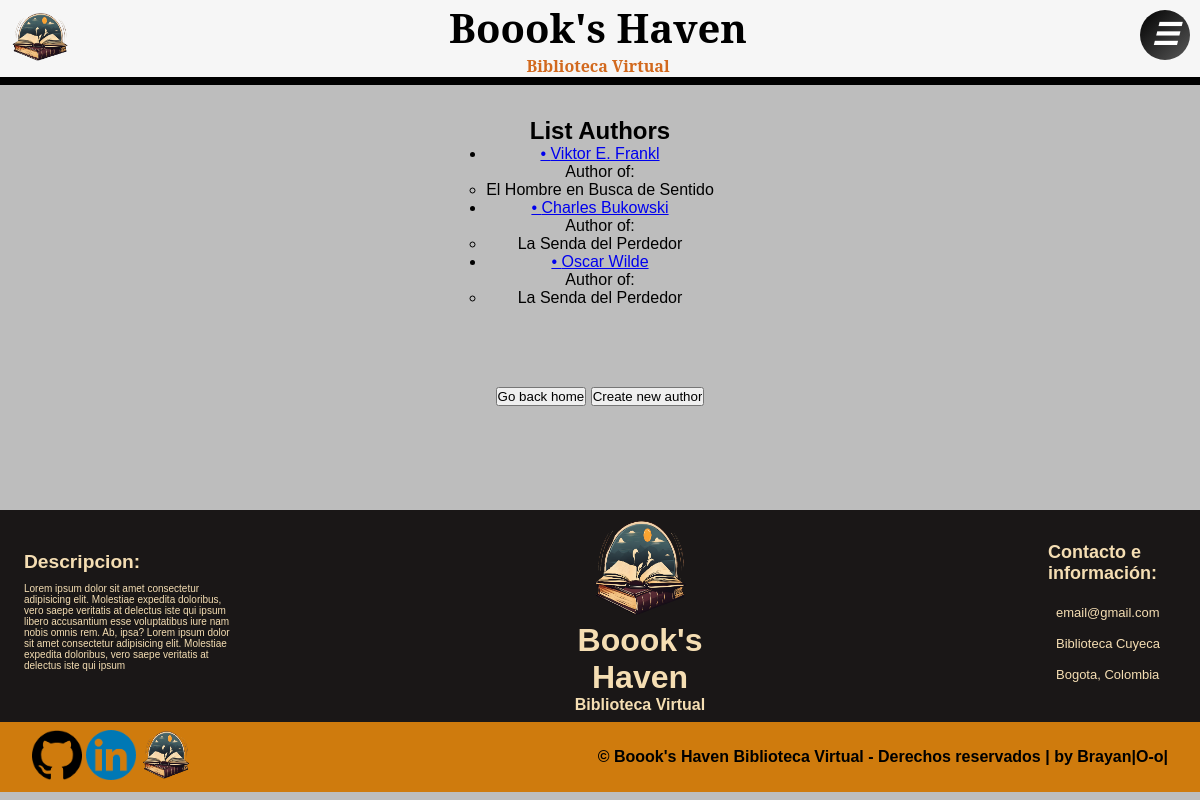
The page /library/author/ on the database as committed earlier.
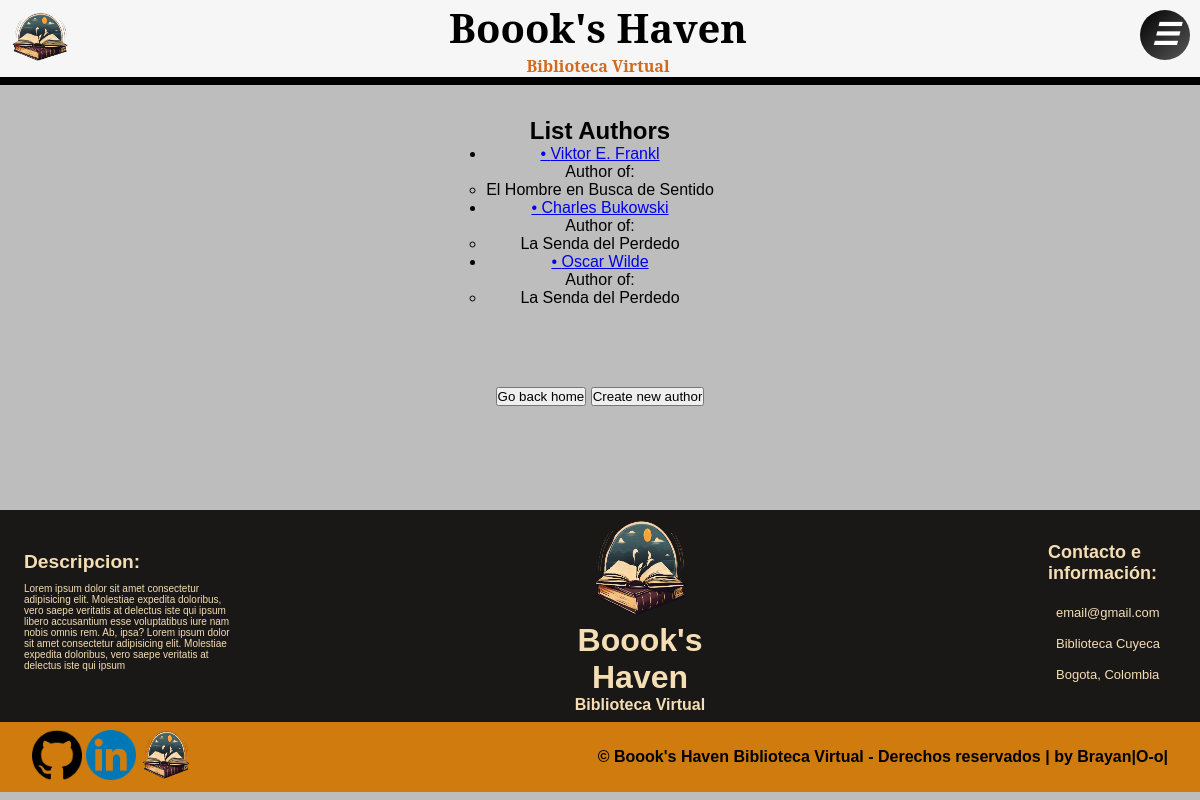
The same page on the database as committed later.
### library/models/book.py (models this page shows, shortened)
class Book(models.Model):
    name = models.CharField(max_length=60)
    author = models.ForeignKey(
        Author, on_delete=models.CASCADE, blank=True, null=True)
    cover_page = models.CharField(
        max_length=200,
        default='https://img.freepik.com/vector-premium/adorno-oro-sobre-fondo-cuero-puede-utilizar-como-tarjeta-invitacion-ilustracion-vectorial_443748-1466.jpg'
        )
    genre = models.CharField(max_length=100)
    release_date = models.IntegerField(default=0)
    number_pages = models.IntegerField(default=0)
    summary = models.TextField(default=0, max_length=800)

### library/views/authors.py (the view)
# urls.py: path('author/', authors.AuthorListView.as_view(), name='authors'),
class AuthorListView(generic.ListView):
    model = Author
    context_object_name = 'author_list'
    template_name = 'library/author/author_list.html'

### library/templates/library/author/author_list.html
{%extends 'layout.html'%}
{%load static%}
{% block author_list %}
<div class="container-author-list">
    <div class="head_cont">
        <h2>List Authors</h2>
    </div>
    <div class="list">
        <ul>
            {% for author in author_list %}
            <li>
                <a href="{% url 'author-detail' author.id %}">• {{ author.name }}</a>
                {% if author.books.exists %}
                <ul>
                    <p>Author of: </p>
                    {% for book in author.books.all %}
                    <li>{{ book.name }}</li>
                    {% endfor %}
                </ul>
                {% else %}
                <p>No hay libros asociados.</p>
                {% endif %}
            </li>
            {% empty %}
            <li>No hay autores disponibles.</li>
            {% endfor %}
        </ul>
    </div>
    <div class="botoms">
        <input type="button" value="Go back home" onclick="window.location.href=`{% url 'index'  %}`" />
        <input type="button" value="Create new author" onclick="window.location.href=`{% url 'create-author'  %}`" />
    </div>
</div>
{% endblock %}

Rows that differ between the two databases and show on the page:
changed Book: name "La Senda del Perdedor" → "La Senda del Perdedo"
